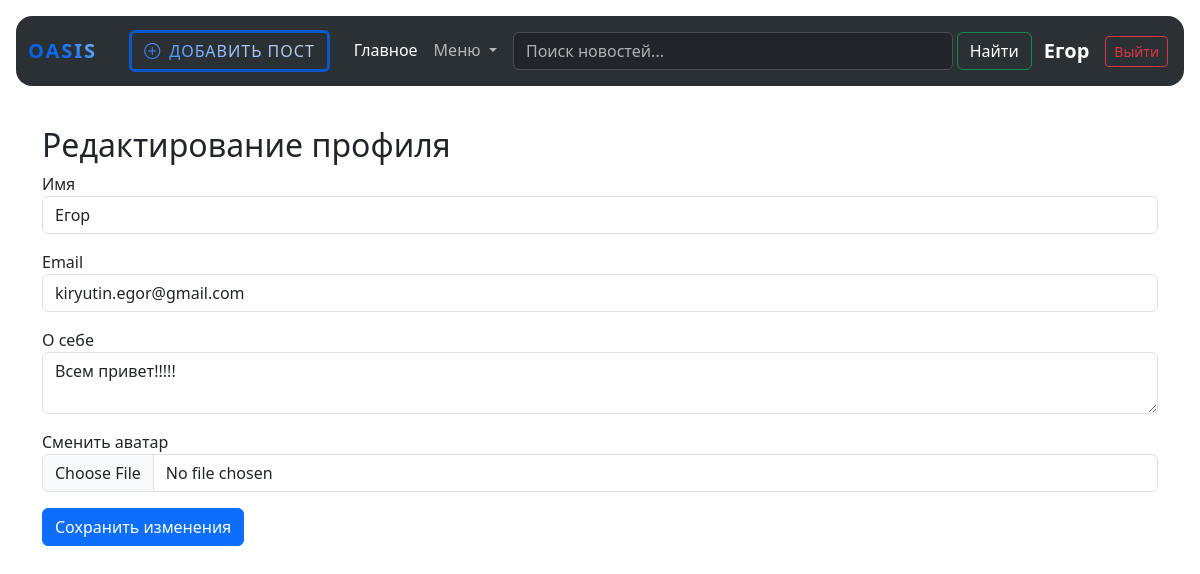
The app's page /edit_profile (signed in) with its own data.
### data/users.py (models this page shows, shortened)
class User(SqlAlchemyBase, UserMixin):
    __tablename__ = 'users'
    id = sqlalchemy.Column(sqlalchemy.Integer, primary_key=True, autoincrement=True)
    name = sqlalchemy.Column(sqlalchemy.String, nullable=True)
    about = sqlalchemy.Column(sqlalchemy.String, nullable=True)
    email = sqlalchemy.Column(sqlalchemy.String, index=True, unique=True, nullable=True)
    hashed_password = sqlalchemy.Column(sqlalchemy.String, nullable=True)
    created_date = sqlalchemy.Column(sqlalchemy.DateTime, default=datetime.datetime.now)
    file = sqlalchemy.Column(sqlalchemy.String, nullable=True)
    news = orm.relationship("News", back_populates='user')

### main.py (the view)
@app.route('/edit_profile', methods=['GET', 'POST'])
@login_required
def edit_profile():
    form = EditProfileForm()
    if form.validate_on_submit():
        db_sess = db_session.create_session()
        user = db_sess.query(User).filter(User.id == current_user.id).first()
        if form.file.data:
            file = form.file.data
            filename = secure_filename(file.filename)
            file.save(os.path.join(UPLOAD_FOLDER, filename))
            user.file = filename
        user.name = form.name.data
        user.email = form.email.data
        user.about = form.about.data
        db_sess.commit()
        flash('Профиль обновлен!')
        return redirect(f'/profile/{user.id}')
    elif request.method == 'GET':
        form.name.data = current_user.name
        form.email.data = current_user.email
        form.about.data = current_user.about
    return render_template('edit_profile.html', title='Редактирование профиля', form=form)

### forms/edit_profile.py
class EditProfileForm(FlaskForm):
    name = StringField('Имя', validators=[DataRequired()])
    email = StringField('Email', validators=[DataRequired()])
    about = TextAreaField('О себе')
    file = FileField('Сменить аватар', validators=[FileAllowed(['jpg', 'png', 'jpeg', 'gif'])])
    submit = SubmitField('Сохранить изменения')

### data/db_session.py (called while the page is built)
def create_session() -> Session:
    global __factory
    return __factory()

### main.py (called while the page is built)
@login_manager.user_loader
def load_user(user_id):
    db_sess = db_session.create_session()
    user = db_sess.get(User, user_id)
    return user

### templates/edit_profile.html (shortened to what this page needs)
{% extends "base.html" %}
{% block content %}
<div class="container mt-4">
    <h2>Редактирование профиля</h2>
    <form action="" method="post" enctype="multipart/form-data">
        <div class="mb-3">{{ form.name.label }}<br>{{ form.name(class="form-control") }}</div>
        <div class="mb-3">{{ form.email.label }}<br>{{ form.email(class="form-control") }}</div>
        <div class="mb-3">{{ form.about.label }}<br>{{ form.about(class="form-control") }}</div>
        <div class="mb-3">{{ form.file.label }}<br>{{ form.file(class="form-control") }}</div>
        <p>{{ form.submit(class="btn btn-primary") }}</p>
    </form>
</div>
{% endblock %}

### templates/base.html (shortened to what this page needs)
<!DOCTYPE html>
<html lang="en">
<head>
    <link href="https://cdn.jsdelivr.net/npm/bootstrap@5.3.8/dist/css/bootstrap.min.css" rel="stylesheet"
>
    <link rel="stylesheet" href="https://cdn.jsdelivr.net/npm/bootstrap-icons@1.11.3/font/bootstrap-icons.min.css">
</head>
<body>
<header>
    <div class="container-fluid p-3" data-bs-theme="dark">
        <nav class="navbar navbar-expand-lg bg-body-tertiary rounded-4">
            <div class="container-fluid">
                <a class="navbar-brand" href="/">Oasis</a>
                <div class="collapse navbar-collapse" id="navbarSupportedContent">
                    {% if current_user.is_authenticated %}
                    <ul class="navbar-nav me-auto mb-2 mb-lg-0">
                        <li class="nav-item d-flex align-items-center mx-3">
                            <a href="/news" class="btn btn-custom-add">
                                <i class="bi bi-plus-circle"></i> Добавить пост
                            </a>
                        </li>
                        <li class="nav-item">
                            <a class="nav-link active" aria-current="page" href="/">Главное</a>
                        </li>
                        <li class="nav-item dropdown">
                            <a class="nav-link dropdown-toggle" href="#" role="button" data-bs-toggle="dropdown"
                               aria-expanded="false">
                                Меню
                            </a>
                        </li>
                    </ul>
                    <form class="d-flex flex-grow-1 p-2" role="search" action="/" method="GET">
                        <input class="form-control me-1" type="search" name="q" placeholder="Поиск новостей..."
                               aria-label="Search" value="{{ request.args.get('q', '') }}"/>
                        <button class="btn btn-outline-success text-white" type="submit">Найти</button>
                    </form>
                    <ul class="navbar-nav ms-auto p-1 align-items-center">
                        <li class="nav-item d-flex align-items-center">
                            <a href="/profile/{{ current_user.id }}"
                               class="text-decoration-none text-white fs-5 fw-semibold me-3">
                                {{ current_user.name }}
                            </a>
                            <a href="/logout" class="btn btn-sm btn-outline-danger">Выйти</a>
                        </li>
                    </ul>
                    {% endif %}
                </div>
            </div>
        </nav>
    </div>
</header>
{% block content %}{% endblock %}
</body>
</html>

### templates/base.html (style rules this page uses)
.navbar-brand { font-weight: 800; text-transform: uppercase; letter-spacing: 2px; background: linear-gradient(45deg, #0a58ca, #0d6efd, #9ec5fe); -webkit-background-clip: text; -webkit-text-fill-color: transparent; display: inline-block; }
.btn-custom-add { border: 3px solid #0a58ca; font-weight: 500; text-transform: uppercase; letter-spacing: 1px; transition: all 0.3s ease-in-out; background: linear-gradient(45deg, #0d6efd, #9ec5fe, #ccccd9); -webkit-background-clip: text; -webkit-text-fill-color: transparent; display: inline-flex; align-items: center; gap: 8px; }

### records on screen
User: name "Егор", email "kiryutin.egor@gmail.com", about "Всем привет!!!!!"
